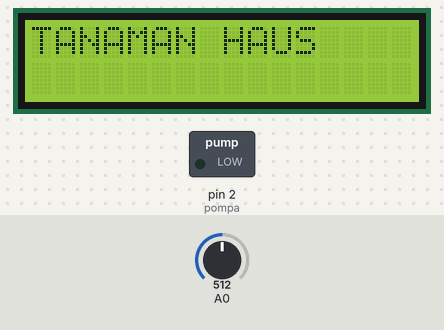
Bench run of a sketch on a simulated Arduino Uno, built with avr-gcc and run on an emulated ATmega328P. On the bench: 16×2 character LCD, switched loads named in the sketch (green lamp = pin HIGH). The test bench sets the inputs (shaded band); at power-on: A0 = 512. What the sketch prints to the serial monitor is not drawn.

Above: at 2.7 s.
2.8 s: A0 set to 390
At 4.9 s:
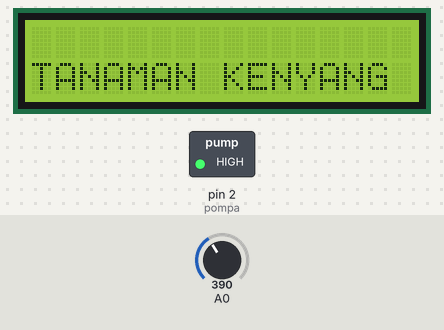
5.8 s: A0 set to 105
12.2 s: A0 set to 94
At 13.0 s:
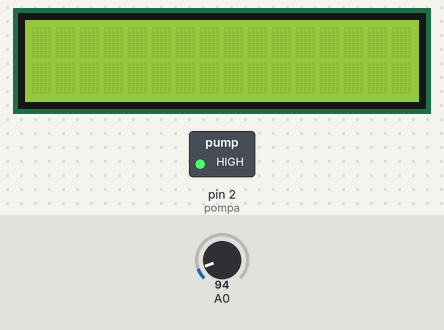
15.2 s: A0 set to 110
At 16.9 s:
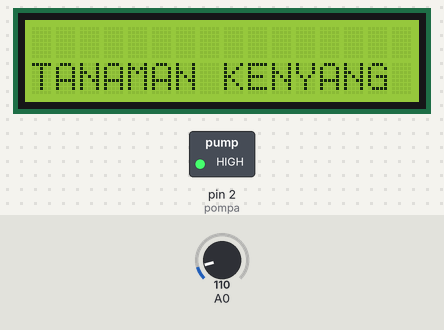
18.2 s: A0 set to 90
At 18.5 s:
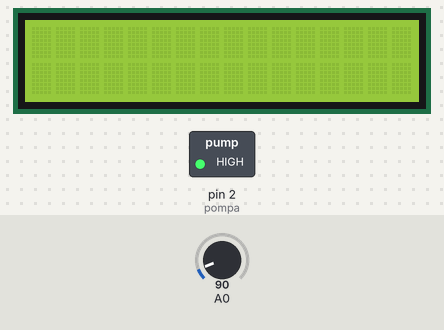
Timing chart, 0 to 21.2 s (numbered marks = the images above; inputs shaded):
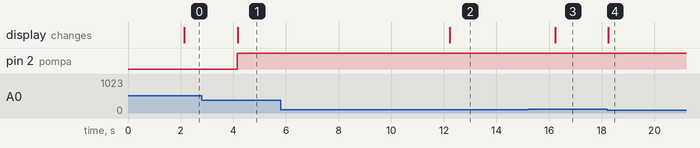

Measured:
- the behaviour switches between 101 and 100 on A0 (found by bisection; images 1 and 2)
- after the input at 2.8 s, pin 2 (pompa): LOW → HIGH after 1.3 s; the display: changes after 1.4 s (image 1)
- after the input at 5.8 s, every drawn part: stays the same
- after the input at 12.2 s, the display: changes at once (image 2)
- after the input at 15.2 s, the display: changes after 1.0 s (image 3)
- after the input at 18.2 s, the display: changes at once (image 4)

The sketch:

penyiram-tanaman.ino
```cpp
/*
*LCD>>>> (GND LCD>BREADBOARD NEGATIF)(SDA LCD>A4 ARDUINO)
          (VCC LCD>BREADBOARD POSITIF)(SCL LCD>A5 ADRUINO)
*POMPA DAN RELAY5V (KABEL WARNA MERAH POMPA > N0 RELAY5V)
                    (KABEL WARNA HITAM POMPA > BREADBOARD NEGATIF)
                    (KABEL DARI COM RELAY5V > BREADBOARD POSITIF)
*RELAY5V (GND>BREADBOARD NEGATIF)(VCC>BREADBOARD POSITIF)
          (IN>lubang breadboard ke 10 D)
*SENSOR  (GND>BREADBOARD NEGATIF)(VCC>BREADBOARD POSITIF)
          (A0>A0 ARDUINO)
*ARDUINO (GND>BREADBOARD NEGATIF)(5V>BREADBOARD POSITIF)
          (PIN 2 ARDUINO POMPA DISEBELAH (KABEL IN RELAY 5V(DIBREADBOARD))
 */

//PENYIRAH TANAMAN OTOMATIS lcd
// the setup routine runs once when you press reseti
#include <LiquidCrystal_I2C.h>
LiquidCrystal_I2C lcd(0x27, 16, 2);
int pompa=2; //pin pompa ada di pin 2

void setup() {
 lcd.init();
 lcd.backlight ();
 lcd.begin(16, 2);
 Serial.begin(9600);
 pinMode (pompa,OUTPUT);

}

void loop () {
//read the input on analog pin 0;
delay (2000);
lcd.clear();
int sv = analogRead(A0);
Serial.println(sv);
if((sv>400)&&(sv<1023)) {
digitalWrite (pompa, LOW);
lcd.setCursor(0,0) ;
lcd.print("TANAMAN HAUS");
}
if((sv>100)&&(sv<400)) {
digitalWrite (pompa, HIGH);
lcd.setCursor(0,1);
lcd.print("TANAMAN KENYANG");
}
//delay(100)  // delay in between reads for stability

}
```
